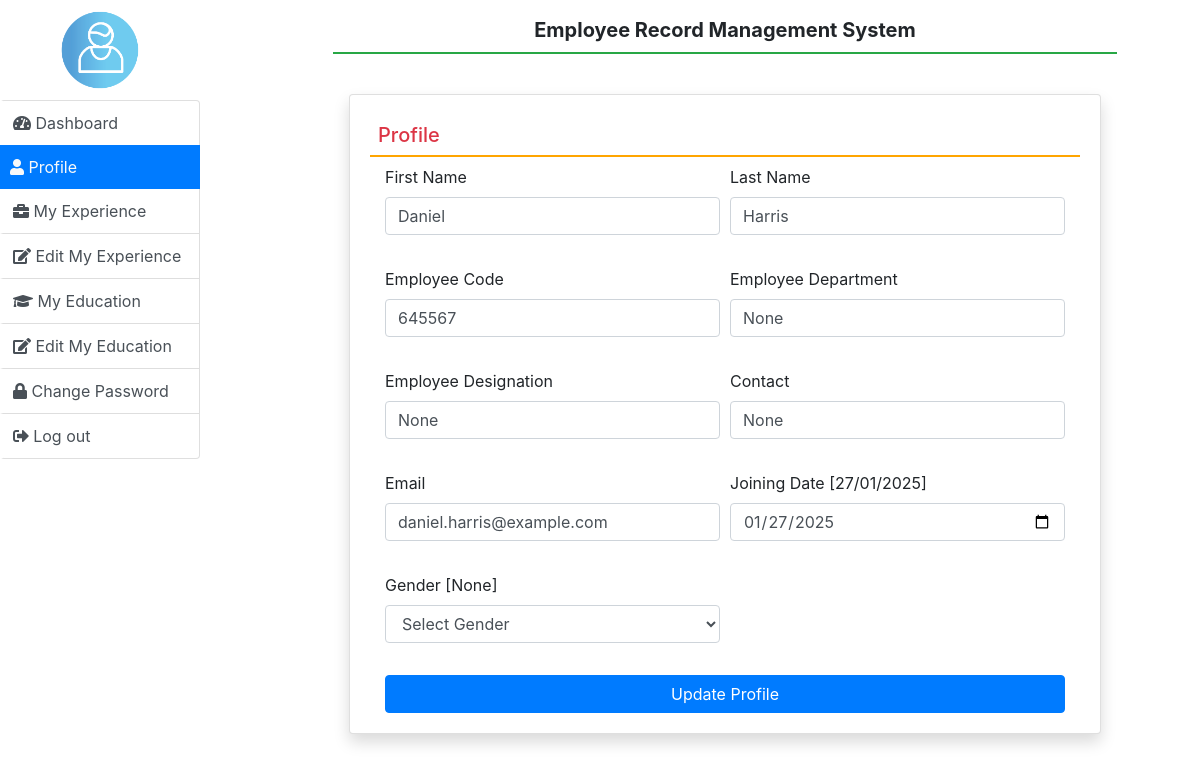
Screenshot of /profile/ (signed in) with the database file from the repository.
### employee/models.py (models this page shows, shortened)
class EmployeeDeatail(models.Model):
    user =models.ForeignKey(User, on_delete=models.CASCADE)
    empcode=models.CharField(max_length=50,null=True)
    empdept=models.CharField(max_length=50,null=True)
    designation=models.CharField(max_length=50,null=True)
    contact=models.CharField(max_length=50, null=True)
    gender=models.CharField(max_length=50,null=True)
    joiningDate = models.DateField(null=True)

### employee/views.py (the view, shortened to what this page needs)
# urls.py: path('profile/',views.profile, name="profile"),
def profile(request):
    error = ""
    user=request.user
    employee= EmployeeDeatail.objects.get(user=user)
    return render(request, 'profile.html', {'error': error, 'user': user, 'employee': employee})

### employee/templates/profile.html (shortened to what this page needs)
{% extends 'emp_base.html' %}
{% block content %}
<div class="card shadow m-4">
    <div class="card-body">
        <h5 class="p-2 text-danger" style="border-bottom: 2px solid orange;">Profile</h5>
        <div class="container-fluid">
            <form action="" method="post" name="signup">
                <div class="form-row">
                    <div class="col-sm-6 mb-3">
                        <div class="form-group">
                            <label for="firstname">First Name</label>
                            <input type="text" name="firstname" class="form-control" placeholder="Enter Your First Name" pattern="[A-Za-z]+" value="{{employee.user.first_name}}">
                        </div>
                    </div>
                    <div class="col-sm-6 mb-3">
                        <div class="form-group">
                            <label for="lastname">Last Name</label>
                            <input type="text" name="lastname" class="form-control" placeholder="Enter Your Last Name" pattern="[A-Za-z]+" value="{{employee.user.last_name}}">
                        </div>
                    </div>
                    <div class="col-sm-6 mb-3">
                        <div class="form-group">
                            <label for="empcode">Employee Code</label>
                            <input type="text" name="empcode" class="form-control" placeholder="Enter your Employee code" pattern="[0-9]+" value="{{employee.empcode}}">
                        </div>
                    </div>
                    <div class="col-sm-6 mb-3">
                        <div class="form-group">
                            <label for="empdept">Employee Department</label>
                            <input type="text" name="department" class="form-control" placeholder="Department" value="{{employee.empdept}}">
                        </div>
                    </div>
                    <div class="col-sm-6 mb-3">
                        <div class="form-group">
                            <label>Employee Designation</label>
                            <input type="text" name="designation" class="form-control" placeholder="Designation" value="{{employee.designation}}">
                        </div>
                    </div>
                    <div class="col-sm-6 mb-3">
                        <div class="form-group">
                            <label for="contact">Contact</label>
                            <input type="text" name="contact" class="form-control" placeholder="Contact number" value="{{employee.contact}}">
                        </div>
                    </div>
                    <div class="col-sm-6 mb-3">
                        <div class="form-group">
                            <label for="email">Email</label>
                            <input type="email" name="email" class="form-control" placeholder="Email Id" value="{{employee.user.username}}">
                        </div>
                    </div>
                    <div class="col-sm-6 mb-3">
                        <div class="form-group">
                            <label for="jdate">Joining Date [{{ employee.joiningDate|date:"d/m/Y" }}]</label>
                            <input type="date" name="jdate" class="form-control" value="{{ employee.joiningDate|date:"Y-m-d" }}">
                        </div>
                    </div>
                    <div class="col-sm-6 mb-3">
                        <div class="form-group">
                            <label for="gender">Gender [{{ employee.gender }}]</label>
                            <select name="gender" class="form-control">
                                <option value="None" {% if employee.gender == 'None' %}selected{% endif %}>Select Gender</option>
                            </select>
                        </div>
                    </div>
                </div>
                <div class="form-row">
                    <div class="col-12">
                        <button type="submit" name="submit" class="btn btn-primary w-100">Update Profile</button>
                    </div>
                </div>
            </form>
        </div>
    </div>
</div>
{% endblock %}

### employee/templates/emp_base.html (style rules this page uses)
.card-body { max-height: 80vh; overflow-y: auto; }

### rows the page displays
EmployeeDeatail: firstname "Daniel", lastname "Harris", empcode "645567", department "None", designation "None", contact "None", email "daniel.harris@example.com", joiningDate "27/01/2025", jdate "01/27/2025", gender "None", gender "Select Gender"
